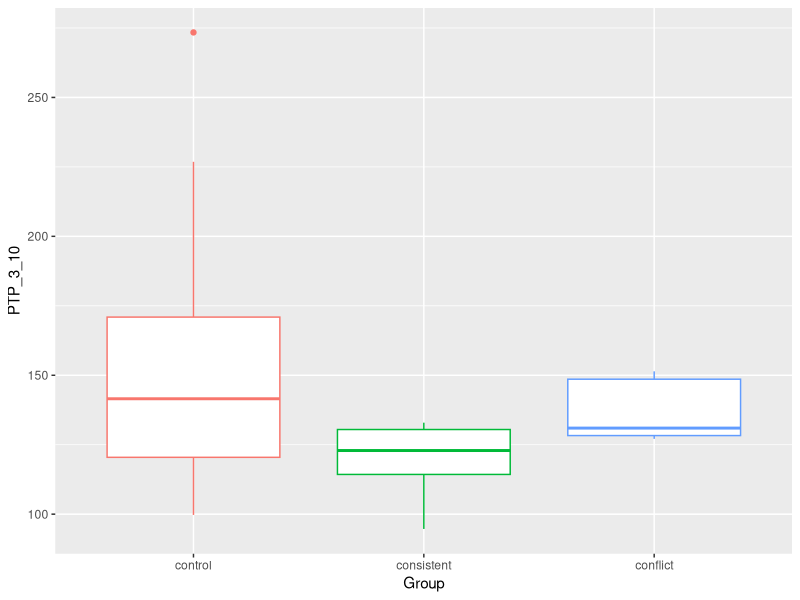
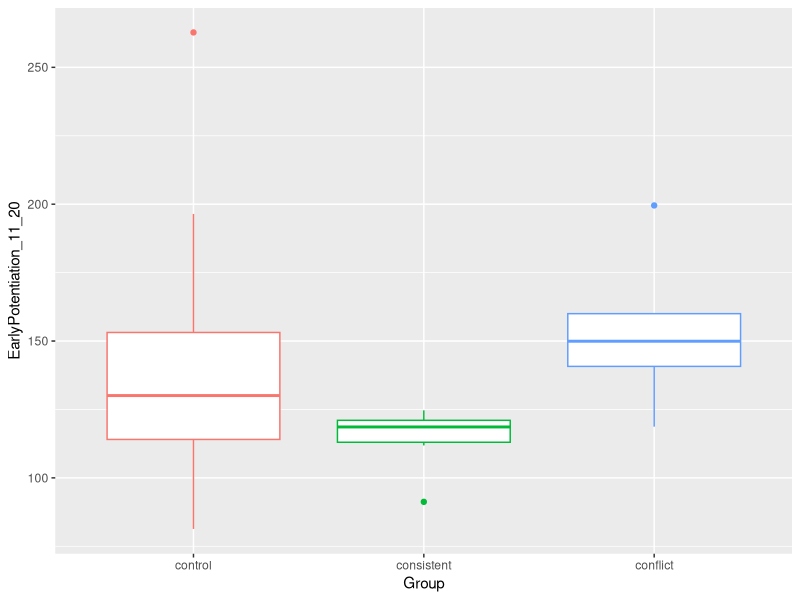
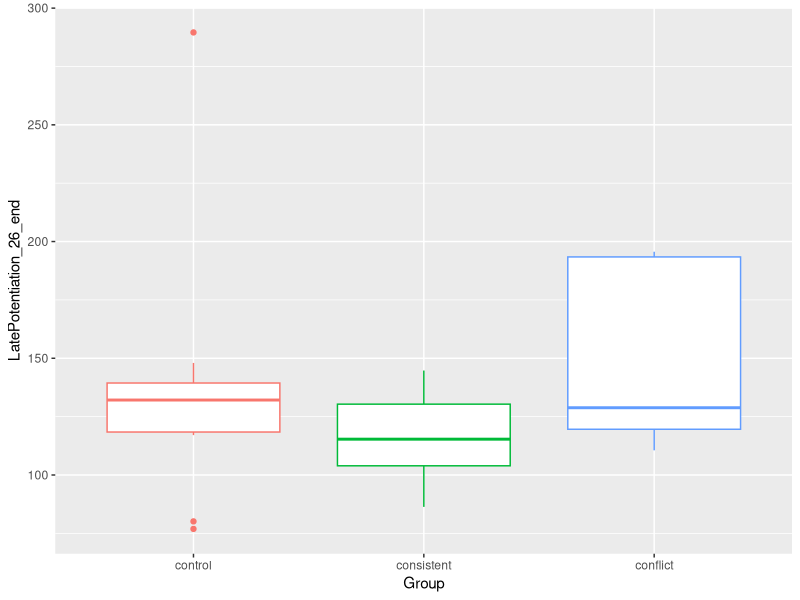
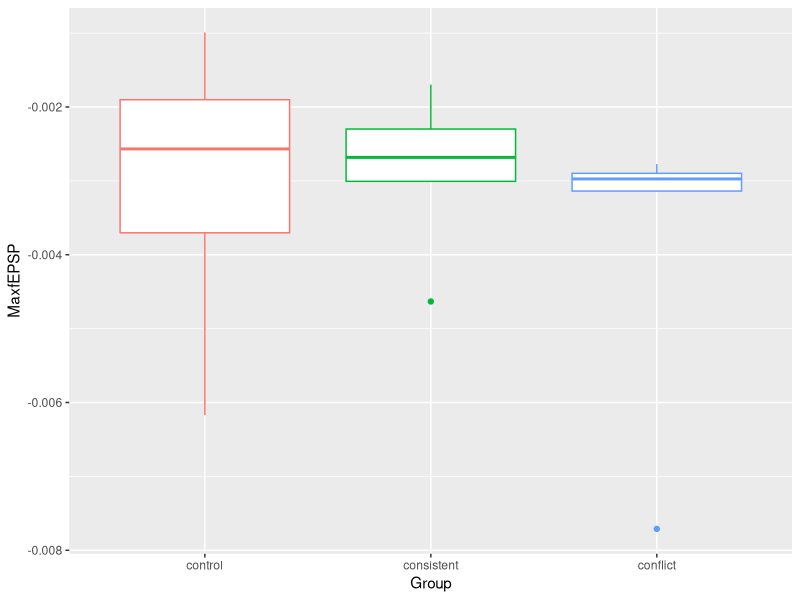
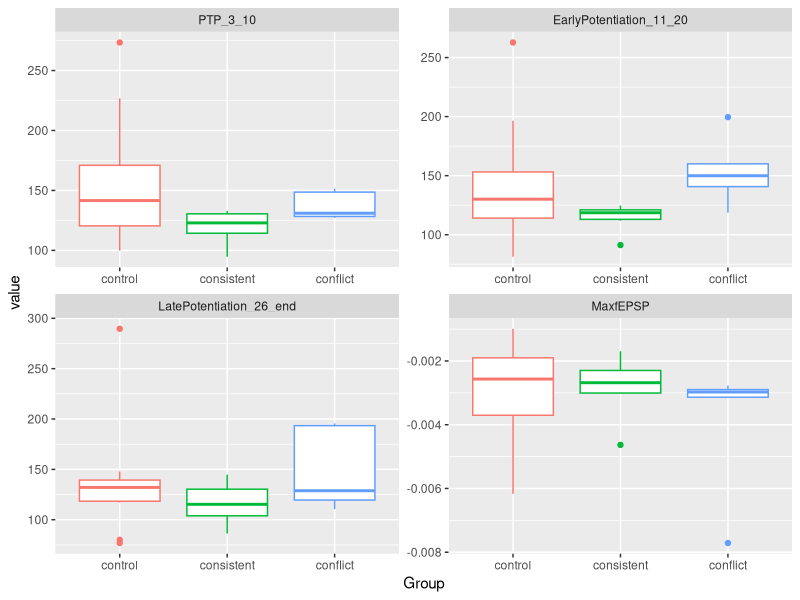

The R source for these figures, in order:
## ---- chunk 1
## load libraries 
library(ggplot2) ## for awesome plots!
library(cowplot) ## for some easy to use themes
library(tidyr) ## for respahing data
library(plyr) ## for renmaing factors
library(dplyr) ## for filtering and selecting rows
library(reshape)  ## widen a
library(car) ## for statistics

## load functions 

## set output file for figures 
knitr::opts_chunk$set(fig.path = '../figures/ephys/')
## ---- chunk 2
## read summarized ephys data and relevel factors
ephys <- read.csv("../data/03_ephys.csv", header = T)
ephys$Group <- factor(ephys$Group, levels = c("control", "consistent", "conflict"))
summary(ephys)

ephyslong <- melt(ephys)
## ---- chunk 3
ephys %>%
  ggplot(aes(x=Group, y=PTP_3_10, color=Group)) +  
  geom_boxplot() + theme(legend.position="none")

ephys %>%
  ggplot(aes(x=Group, y=EarlyPotentiation_11_20, color=Group)) +  
  geom_boxplot() + theme(legend.position="none")

ephys %>%
  ggplot(aes(x=Group, y=LatePotentiation_26_end, color=Group)) +  
  geom_boxplot() + theme(legend.position="none")

ephys %>%
  ggplot(aes(x=Group, y=MaxfEPSP, color=Group)) +  
  geom_boxplot() + theme(legend.position="none")

ephyslong %>%
  ggplot(aes(x=Group, y=value, color=Group)) +  
  geom_boxplot() + facet_wrap(~ variable, scales = "free") +
  theme(legend.position="none")
## ---- chunk 4
summary(ephys)
# Levene's Test
# is variance signficant? NO? ==> use anova
leveneTest(PTP_3_10~Group, data=ephys)
# group  2   2.728 0.09088 .  ==> not significant
leveneTest(EarlyPotentiation_11_20~Group, data=ephys)
## group  2  1.7926 0.1936  ==>  not significant
leveneTest(LatePotentiation_26_end~Group, data=ephys)
## group  2  0.3244 0.7269  ==> not significant
leveneTest(MaxfEPSP~Group, data=ephys)
## group  2  0.2189 0.8054  ==> not significant

##  one way anova 
myanova <- aov(ephys$PTP_3_10 ~ ephys$Group)
summary(myanova)
TukeyHSD(myanova)

myanova <- aov(ephys$EarlyPotentiation_11_20 ~ ephys$Group)
summary(myanova)
TukeyHSD(myanova)

myanova <- aov(ephys$LatePotentiation_26_end ~ ephys$Group)
summary(myanova)
TukeyHSD(myanova)

myanova <- aov(ephys$MaxfEPSP ~ ephys$Group)
summary(myanova)
TukeyHSD(myanova)

myanova <- aov(ephys$MaxfEPSP ~ ephys$Group)
summary(myanova)
TukeyHSD(myanova)
